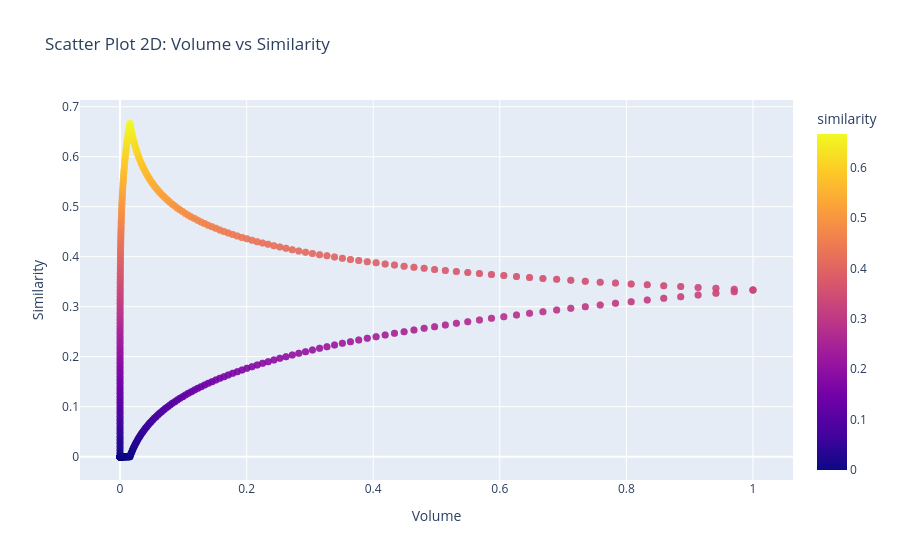

Write notebook code for a chart like this one.
### Code cell
import pandas as pd
import plotly.express as px

# Carregue o DataFrame já filtrado/organizado
df = df_final.copy()  # ou use o nome do DataFrame correto

fig = px.scatter(
    df,
    x="volume",
    y="similarity",
    color="similarity",  # ou "volume"
    hover_data=[
        "diagnosed_given", 
        "diagnosed_then", 
        "candidate_given", 
        "candidate_then"
    ],
    title="Scatter Plot 2D: Volume vs Similarity"
)

fig.update_traces(marker=dict(size=7, opacity=0.7))
fig.update_layout(xaxis_title="Volume", yaxis_title="Similarity")

fig.show()

### Figure 1 — Plotly figure (JSON) as saved in the notebook; plotly's stock layout.template omitted (floating-point values rounded to 4 significant figures; data arrays with more than 128 entries replaced by an {"elided": "..."} marker saying what was removed)
{"data": [{"customdata": {"elided": "804x4 str values"}, "hovertemplate": "volume=%{x}<br>similarity=%{marker.color}<br>diagnosed_given=%{customdata[0]}<br>diagnosed_then=%{customdata[1]}<br>candidate_given=%{customdata[2]}<br>candidate_then=%{customdata[3]}<extra></extra>", "legendgroup": "", "marker": {"color": {"elided": "804 float values"}, "coloraxis": "coloraxis", "opacity": 0.7, "size": 7, "symbol": "circle"}, "mode": "markers", "name": "", "orientation": "v", "showlegend": false, "type": "scatter", "x": {"elided": "804 float values"}, "xaxis": "x", "y": {"elided": "804 float values"}, "yaxis": "y"}], "layout": {"coloraxis": {"colorbar": {"title": {"text": "similarity"}}, "colorscale": [[0, "#0d0887"], [0.1111, "#46039f"], [0.2222, "#7201a8"], [0.3333, "#9c179e"], [0.4444, "#bd3786"], [0.5556, "#d8576b"], [0.6667, "#ed7953"], [0.7778, "#fb9f3a"], [0.8889, "#fdca26"], [1, "#f0f921"]]}, "legend": {"tracegroupgap": 0}, "title": {"text": "Scatter Plot 2D: Volume vs Similarity"}, "xaxis": {"anchor": "y", "domain": [0, 1], "title": {"text": "Volume"}}, "yaxis": {"anchor": "x", "domain": [0, 1], "title": {"text": "Similarity"}}}}
